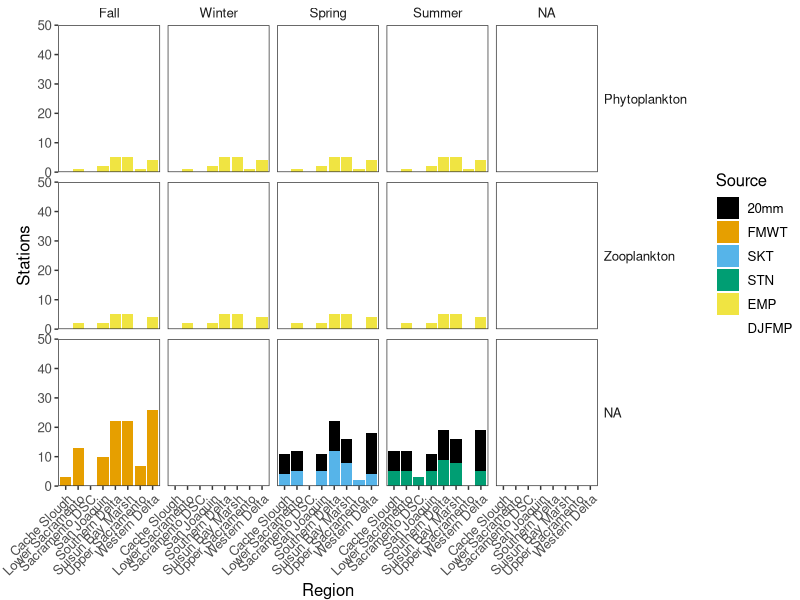
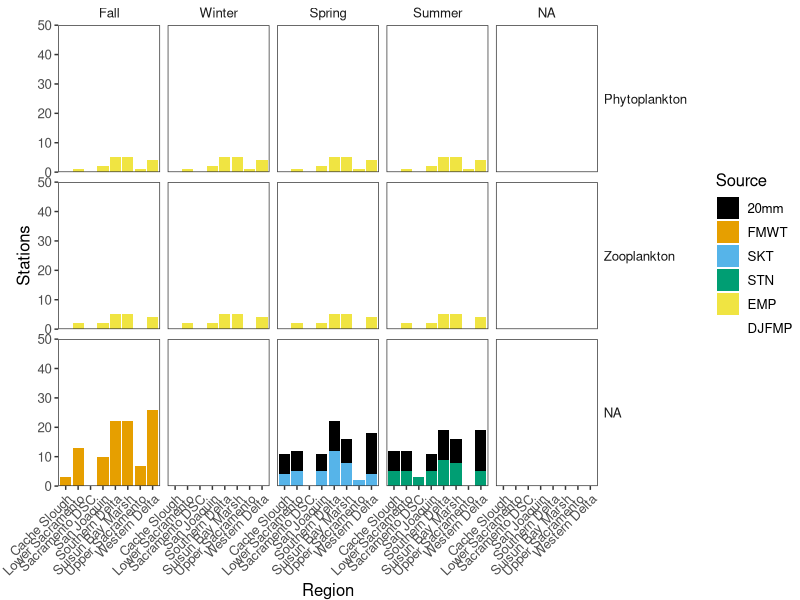

Reproduce these figures in R, in order.
## ---- chunk 1
require(tidyverse)
require(readxl)
require(ggthemes)
## ---- chunk 2
d<-read_excel("Metadata figure.xlsx")
d<-d%>%
  mutate(Region=ifelse(Region=="Sacramento Deepwater Ship Channel", "Sacramento DSC", Region),
         Season=factor(Season, levels=c("Fall", "Winter", "Spring", "Summer")),
         Parameter=factor(Parameter, levels=c("Water temperature", "Secchi/turbidity", "Salinity", "Chl-a", "Phytoplankton", "Zooplankton", "Bivalve", "Microcystis", "Delta smelt")),
         Source=factor(Source, levels=c("20mm", "DJFMP", "EDSM", "FMWT", "SKT", "STN", "CDEC", "EMP")))

Spaces<-d%>%
  select(Region, Season, Parameter, Source)%>%
  crossing()%>%
  mutate(Stations=ifelse(Parameter%in%c("Water temperature", "Secchi/turbidity"), 100, 50))
## ---- chunk 3
p<-ggplot(filter(d, !is.na(Stations)), aes(x=Region, y=Stations, fill=Source))+
  geom_bar(stat="identity")+
  geom_blank(data=Spaces)+
  facet_grid(Parameter~Season, scales = "free_y")+
  #scale_fill_viridis_d(direction=-1, option="D")+
  scale_fill_colorblind()+
  scale_y_continuous(expand = c(0,0), limits=c(0,NA))+
  theme_bw()+
  theme(axis.text.x = element_text(angle=45, hjust=1), panel.grid=element_blank(), strip.background = element_blank(), text=element_text(size=12), plot.margin = margin(0,0,0,12), strip.text.y = element_text(angle=0, hjust=0), panel.spacing.y = unit(0.5, "lines"))

p

ggsave("Metadata figure_2.png", p, device="png", width=9, height=7)
